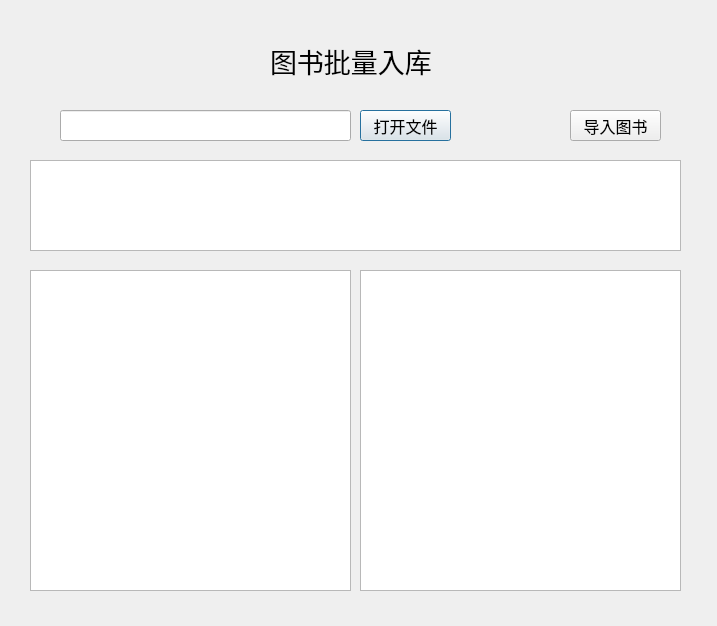
<?xml version="1.0" encoding="UTF-8"?>
<ui version="4.0">
 <class>Filebookinsert</class>
 <widget class="QDialog" name="Filebookinsert">
  <property name="geometry">
   <rect>
    <x>0</x>
    <y>0</y>
    <width>717</width>
    <height>626</height>
   </rect>
  </property>
  <property name="windowTitle">
   <string>Dialog</string>
  </property>
  <widget class="QLabel" name="label">
   <property name="geometry">
    <rect>
     <x>270</x>
     <y>30</y>
     <width>201</width>
     <height>61</height>
    </rect>
   </property>
   <property name="font">
    <font>
     <family>汉仪劲楷简</family>
     <pointsize>20</pointsize>
    </font>
   </property>
   <property name="text">
    <string>图书批量入库</string>
   </property>
  </widget>
  <widget class="QPushButton" name="pushButton">
   <property name="geometry">
    <rect>
     <x>360</x>
     <y>110</y>
     <width>91</width>
     <height>31</height>
    </rect>
   </property>
   <property name="font">
    <font>
     <family>汉仪劲楷简</family>
     <pointsize>12</pointsize>
    </font>
   </property>
   <property name="text">
    <string>打开文件</string>
   </property>
  </widget>
  <widget class="QLineEdit" name="text_filename">
   <property name="geometry">
    <rect>
     <x>60</x>
     <y>110</y>
     <width>291</width>
     <height>31</height>
    </rect>
   </property>
   <property name="font">
    <font>
     <family>楷体</family>
     <pointsize>10</pointsize>
    </font>
   </property>
   <property name="text">
    <string/>
   </property>
  </widget>
  <widget class="QPushButton" name="pushButton_2">
   <property name="geometry">
    <rect>
     <x>570</x>
     <y>110</y>
     <width>91</width>
     <height>31</height>
    </rect>
   </property>
   <property name="font">
    <font>
     <family>汉仪劲楷简</family>
     <pointsize>12</pointsize>
    </font>
   </property>
   <property name="text">
    <string>导入图书</string>
   </property>
  </widget>
  <widget class="QTableWidget" name="table_bookinfo">
   <property name="geometry">
    <rect>
     <x>30</x>
     <y>160</y>
     <width>651</width>
     <height>91</height>
    </rect>
   </property>
   <property name="font">
    <font>
     <family>宋体</family>
    </font>
   </property>
  </widget>
  <widget class="QTableWidget" name="table_new">
   <property name="geometry">
    <rect>
     <x>360</x>
     <y>270</y>
     <width>321</width>
     <height>321</height>
    </rect>
   </property>
   <property name="font">
    <font>
     <family>宋体</family>
    </font>
   </property>
  </widget>
  <widget class="QTableWidget" name="table_old">
   <property name="geometry">
    <rect>
     <x>30</x>
     <y>270</y>
     <width>321</width>
     <height>321</height>
    </rect>
   </property>
   <property name="font">
    <font>
     <family>宋体</family>
    </font>
   </property>
  </widget>
 </widget>
 <resources/>
 <connections/>
</ui>
